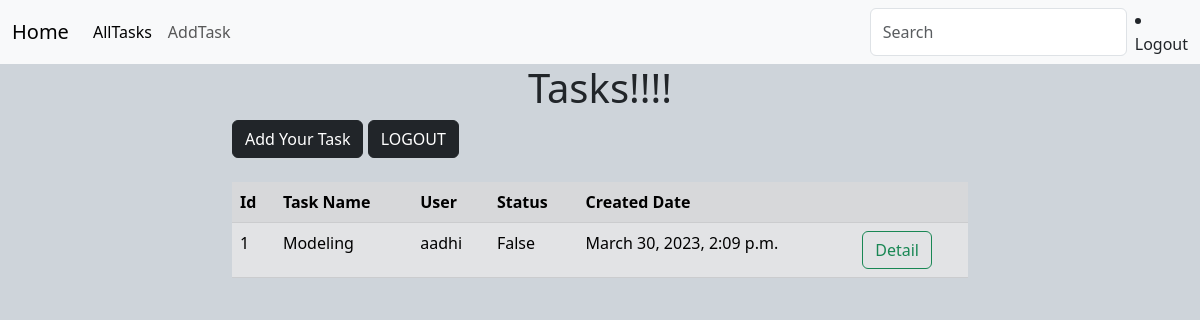
Screenshot of /tasks/all/ (signed in) with the database file from the repository.
### todo/models.py (models this page shows, shortened)
class Task(models.Model):
    task_name=models.CharField(max_length=200)
    user=models.ForeignKey(User,on_delete=models.CASCADE)
    status=models.BooleanField(default=False)
    created_date=models.DateTimeField(auto_now_add=True)

### todo/views.py (the view)
# urls.py: path('tasks/all/',views.TaskListView.as_view(),name="task-list"),
@method_decorator(sign_required,name="dispatch")
class TaskListView(View):
    model=Task
    template_name="task-list.html"
    def get(self,request,*args,**kwargs):
        qs=Task.objects.filter(user=request.user).order_by("-created_date")
        return render(request,self.template_name,{"tasks":qs})

### todo/views.py (called while the page is built)
def sign_required(fn):
    def wrapper(request,*args,**kwargs):
        if  not request.user.is_authenticated:
            messages.error(request,"Please Login!!")
            return redirect("signin")
        return fn(request,*args,**kwargs)
    return wrapper

### todo/templates/task-list.html (shortened to what this page needs)
{%extends 'base.html'%}
{%block body_block%}
<div class="container">
    <div class="row">
        <div class="col-2"></div>
        <div class="col-8">
        <h1 class="text-center">Tasks!!!!</h1>
        <a href="{%url 'task-add'%}" class="btn btn-dark">Add Your Task</a>
        <a href="{%url 'signout'%}" class="btn btn-dark">LOGOUT</a>
        <table class="table table-striped mt-4 table-secondary">
            <tr>
                <th>Id</th>
                <th>Task Name</th>
                <th>User</th>
                <th>Status</th>
                <th>Created Date</th>
                <th></th>
            </tr>
            {%for t in tasks%}
            <tr>
                <td>{{t.id}}</td>
                <td>{{t.task_name}}</td>
                <td>{{t.user}}</td>
                <td>{{t.status}}</td>
                <td>{{t.created_date}}</td>
                <td>
                    <a href="{%url 'task-detail' t.id%}" class="btn btn-outline-success">Detail</a>
                </td>
            </tr>
            {%endfor%}
        </table>
    </div>
    <div class="col-2"></div>
</div>
</div>
{%endblock%}

### rows the page displays
Task: id "1", task_name "Modeling", user "aadhi", status "False", created_date "March 30, 2023, 2:09 p.m."
